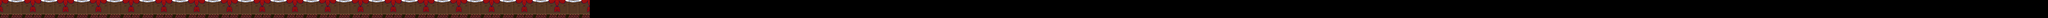

This is a level from a 2D game, rendered from its Tiled map with the project's own tilesets. A one-line summary and the map file follow, with tile-layer data summarised:
An orthogonal 1000x9 tile map with 16x16 px tiles, 3 tile layers (Background, Floor, Obstacles), 2 tilesets.

<map version="1.2" tiledversion="1.3.2" orientation="orthogonal" renderorder="right-down" compressionlevel="0" width="1000" height="9" tilewidth="16" tileheight="16" infinite="0" nextlayerid="27" nextobjectid="132">
 <tileset firstgid="1" source="Stage.tsx" />
 <tileset firstgid="145" source="TileSetMAP2.tsx" />
 <layer id="21" name="Background" width="1000" height="9">
  <data>[9000 cells, 2592 non-empty, 144 distinct tile ids]</data>
 </layer>
 <layer id="23" name="Floor" width="1000" height="9">
  <data>[9000 cells, 0 non-empty, 0 distinct tile ids]</data>
 </layer>
 <layer id="22" name="Obstacles" width="1000" height="9">
  <data>[9000 cells, 0 non-empty, 0 distinct tile ids]</data>
 </layer>
 <objectgroup id="24" name="ObstacleObjects" />
 <objectgroup id="26" name="EnemySpawns" />
</map>
